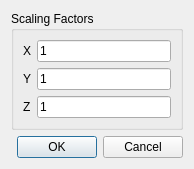
<?xml version="1.0" encoding="UTF-8"?>
<ui version="4.0">
 <class>MeshScaleDialog</class>
 <widget class="QDialog" name="MeshScaleDialog">
  <property name="geometry">
   <rect>
    <x>0</x>
    <y>0</y>
    <width>194</width>
    <height>162</height>
   </rect>
  </property>
  <property name="windowTitle">
   <string>Dialog</string>
  </property>
  <layout class="QVBoxLayout" name="verticalLayout">
   <item>
    <widget class="QGroupBox" name="groupBox">
     <property name="title">
      <string>Scaling Factors</string>
     </property>
     <layout class="QGridLayout" name="gridLayout">
      <item row="0" column="0">
       <widget class="QLabel" name="label">
        <property name="text">
         <string>X</string>
        </property>
       </widget>
      </item>
      <item row="1" column="0">
       <widget class="QLabel" name="label_2">
        <property name="text">
         <string>Y</string>
        </property>
       </widget>
      </item>
      <item row="1" column="1">
       <widget class="QLineEdit" name="factorY">
        <property name="text">
         <string>1</string>
        </property>
       </widget>
      </item>
      <item row="2" column="0">
       <widget class="QLabel" name="label_3">
        <property name="text">
         <string>Z</string>
        </property>
       </widget>
      </item>
      <item row="2" column="1">
       <widget class="QLineEdit" name="factorZ">
        <property name="text">
         <string>1</string>
        </property>
       </widget>
      </item>
      <item row="0" column="1">
       <widget class="QLineEdit" name="factorX">
        <property name="text">
         <string>1</string>
        </property>
       </widget>
      </item>
     </layout>
    </widget>
   </item>
   <item>
    <widget class="QDialogButtonBox" name="buttonBox">
     <property name="orientation">
      <enum>Qt::Horizontal</enum>
     </property>
     <property name="standardButtons">
      <set>QDialogButtonBox::Cancel|QDialogButtonBox::Ok</set>
     </property>
    </widget>
   </item>
  </layout>
 </widget>
 <resources/>
 <connections>
  <connection>
   <sender>buttonBox</sender>
   <signal>accepted()</signal>
   <receiver>MeshScaleDialog</receiver>
   <slot>accept()</slot>
   <hints>
    <hint type="sourcelabel">
     <x>248</x>
     <y>254</y>
    </hint>
    <hint type="destinationlabel">
     <x>157</x>
     <y>274</y>
    </hint>
   </hints>
  </connection>
  <connection>
   <sender>buttonBox</sender>
   <signal>rejected()</signal>
   <receiver>MeshScaleDialog</receiver>
   <slot>reject()</slot>
   <hints>
    <hint type="sourcelabel">
     <x>316</x>
     <y>260</y>
    </hint>
    <hint type="destinationlabel">
     <x>286</x>
     <y>274</y>
    </hint>
   </hints>
  </connection>
 </connections>
</ui>
